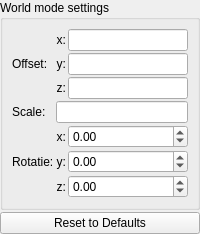
                <widget class="QWidget" name="page_fake_lights_world">
                 <layout class="QVBoxLayout" name="verticalLayout_world">
                  <property name="spacing">
                   <number>2</number>
                  </property>
                  <property name="leftMargin">
                   <number>0</number>
                  </property>
                  <property name="topMargin">
                   <number>0</number>
                  </property>
                  <property name="rightMargin">
                   <number>0</number>
                  </property>
                  <property name="bottomMargin">
                   <number>0</number>
                  </property>
                  <item>
                   <widget class="QGroupBox" name="groupBox_fake_lights_world">
                    <property name="title">
                     <string>World mode settings</string>
                    </property>
                    <layout class="QGridLayout" name="gridLayout_world">
                     <property name="spacing">
                      <number>2</number>
                     </property>
                     <item row="0" column="0" rowspan="3">
                      <widget class="QLabel" name="label_world_offset">
                       <property name="text">
                        <string>Offset:</string>
                       </property>
                      </widget>
                     </item>
                     <item row="0" column="1">
                      <widget class="QLabel" name="label_world_offset_x">
                       <property name="text">
                        <string>x:</string>
                       </property>
                       <property name="alignment">
                        <set>Qt::AlignRight|Qt::AlignTrailing|Qt::AlignVCenter</set>
                       </property>
                      </widget>
                     </item>
                     <item row="0" column="2">
                      <widget class="MyLineEdit" name="vect3_fake_lights_world_offset_x"></widget>
                     </item>
                     <item row="1" column="1">
                      <widget class="QLabel" name="label_world_offset_y">
                       <property name="text">
                        <string>y:</string>
                       </property>
                       <property name="alignment">
                        <set>Qt::AlignRight|Qt::AlignTrailing|Qt::AlignVCenter</set>
                       </property>
                      </widget>
                     </item>
                     <item row="1" column="2">
                      <widget class="MyLineEdit" name="vect3_fake_lights_world_offset_y"></widget>
                     </item>
                     <item row="2" column="1">
                      <widget class="QLabel" name="label_world_offset_z">
                       <property name="text">
                        <string>z:</string>
                       </property>
                       <property name="alignment">
                        <set>Qt::AlignRight|Qt::AlignTrailing|Qt::AlignVCenter</set>
                       </property>
                      </widget>
                     </item>
                     <item row="2" column="2">
                      <widget class="MyLineEdit" name="vect3_fake_lights_world_offset_z"></widget>
                     </item>
                     <item row="3" column="0">
                      <widget class="QLabel" name="label_world_scale">
                       <property name="text">
                        <string>Scale:</string>
                       </property>
                      </widget>
                     </item>
                     <item row="3" column="1" colspan="2">
                      <widget class="MyLineEdit" name="logedit_fake_lights_world_scale"></widget>
                     </item>
                     <item row="4" column="0" rowspan="3">
                      <widget class="QLabel" name="label_world_rotation">
                       <property name="text">
                        <string>Rotatie:</string>
                       </property>
                      </widget>
                     </item>
                     <item row="4" column="1">
                      <widget class="QLabel" name="label_world_rotation_x">
                       <property name="text">
                        <string>x:</string>
                       </property>
                       <property name="alignment">
                        <set>Qt::AlignRight|Qt::AlignTrailing|Qt::AlignVCenter</set>
                       </property>
                      </widget>
                     </item>
                     <item row="4" column="2">
                      <widget class="MyDoubleSpinBox" name="spinboxd3_fake_lights_world_rotation_x">
                       <property name="decimals">
                        <number>2</number>
                       </property>
                       <property name="minimum">
                        <double>-36000.000000000000000</double>
                       </property>
                       <property name="maximum">
                        <double>36000.000000000000000</double>
                       </property>
                       <property name="singleStep">
                        <double>0.100000000000000</double>
                       </property>
                      </widget>
                     </item>
                     <item row="5" column="1">
                      <widget class="QLabel" name="label_world_rotation_y">
                       <property name="text">
                        <string>y:</string>
                       </property>
                       <property name="alignment">
                        <set>Qt::AlignRight|Qt::AlignTrailing|Qt::AlignVCenter</set>
                       </property>
                      </widget>
                     </item>
                     <item row="5" column="2">
                      <widget class="MyDoubleSpinBox" name="spinboxd3_fake_lights_world_rotation_y">
                       <property name="decimals">
                        <number>2</number>
                       </property>
                       <property name="minimum">
                        <double>-36000.000000000000000</double>
                       </property>
                       <property name="maximum">
                        <double>36000.000000000000000</double>
                       </property>
                       <property name="singleStep">
                        <double>0.100000000000000</double>
                       </property>
                      </widget>
                     </item>
                     <item row="6" column="1">
                      <widget class="QLabel" name="label_world_rotation_z">
                       <property name="text">
                        <string>z:</string>
                       </property>
                       <property name="alignment">
                        <set>Qt::AlignRight|Qt::AlignTrailing|Qt::AlignVCenter</set>
                       </property>
                      </widget>
                     </item>
                     <item row="6" column="2">
                      <widget class="MyDoubleSpinBox" name="spinboxd3_fake_lights_world_rotation_z">
                       <property name="decimals">
                        <number>2</number>
                       </property>
                       <property name="minimum">
                        <double>-36000.000000000000000</double>
                       </property>
                       <property name="maximum">
                        <double>36000.000000000000000</double>
                       </property>
                       <property name="singleStep">
                        <double>0.100000000000000</double>
                       </property>
                      </widget>
                     </item>
                    </layout>
                   </widget>
                  </item>
                  <item>
                   <widget class="QPushButton" name="pushButton_reset_world">
                    <property name="text">
                     <string>Reset to Defaults</string>
                    </property>
                   </widget>
                  </item>
                 </layout>
                </widget>
